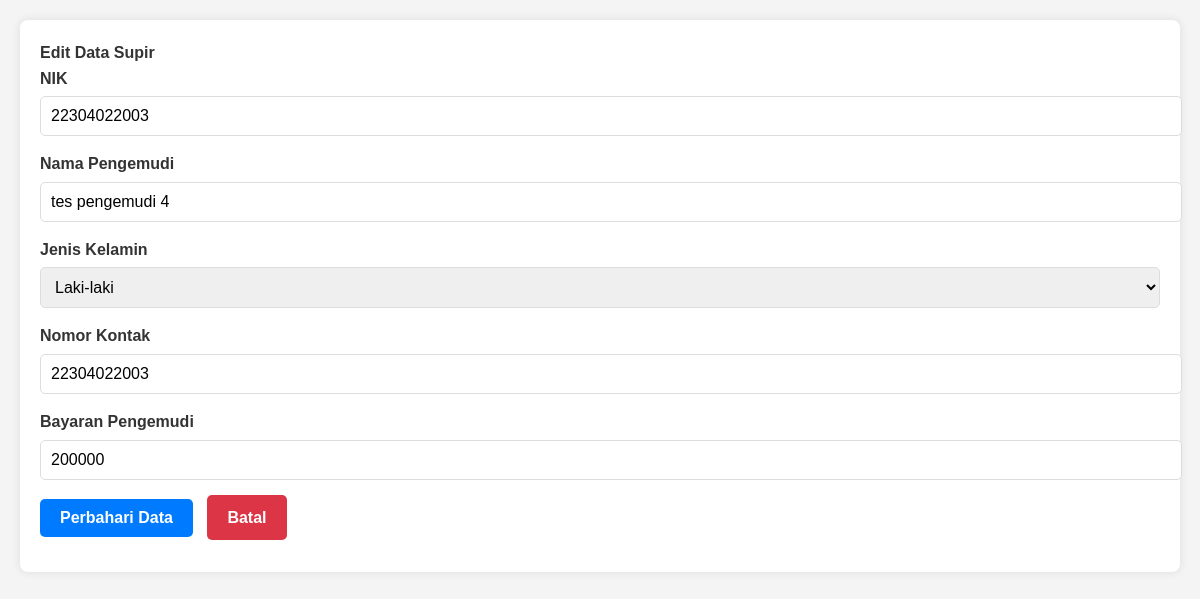
Screenshot of /updatesupir.php?id=4 with the database file from the repository.
### tables this page shows
CREATE TABLE `pengemudi` (
  `id_pengemudi` int(5) NOT NULL,
  `nik` varchar(20) NOT NULL,
  `nama_pengemudi` varchar(20) NOT NULL,
  `jenis_kelamin` varchar(20) NOT NULL,
  `nomor_telp` varchar(20) NOT NULL,
  `harga` varchar(30) NOT NULL
);

### updatesupir.php (the view, shortened to what this page needs)
<?php
include 'connection.php';
if (isset($_GET['id'])) {
    $id_pengemudi = $_GET['id'];
    $sql = "SELECT * FROM pengemudi WHERE id_pengemudi = :id_pengemudi";
    $stmt = $pdo->prepare($sql);
    $stmt->execute(['id_pengemudi' => $id_pengemudi]);
    $row = $stmt->fetch(PDO::FETCH_ASSOC);
}
?>
<!DOCTYPE html>
<html lang="en">
<head>
    <link rel="stylesheet" href="css/supir.css">
</head>
<body>
    <div class="container">
        <h2>Edit Data Supir</h2>
        <form action="crud.php" class="formcrud" method="POST">
            <label class="labelform">NIK</label>
            <input id="updatenik" type="text" class="indataform" name="updatenik" value="<?php echo $row["nik"];?>">
            <label class="labelform">Nama Pengemudi</label>
            <input id="updatenama" type="text" class="indataform" name="updatenama" value="<?php echo $row["nama_pengemudi"];?>">
            <label class="labelform">Jenis Kelamin</label>
            <select id="updatejk" name="updatejk" class="indataform" required>
                <option value="Laki- Laki" <?php echo ($row["jenis_kelamin"] == 'Laki- Laki') ? 'selected' : ''; ?>>Laki-laki</option>
            </select>
            <label class="labelform">Nomor Kontak</label>
            <input id="updatetelp" type="text" class="indataform" name="updatetelp" value="<?php echo $row["nomor_telp"];?>">
            <label class="labelform">Bayaran Pengemudi</label>
            <input id="updateharga" type="text" class="indataform" name="updateharga" value="<?php echo $row["harga"];?>">
            <div class="aksiform">
                <button type="submit" name="update" id="update">Perbahari Data</button>
                <a href="supir.php" class="button-aksi" role="button">Batal</a>
            </div>
        </form>
    </div>
</body>
</html>

### css/supir.css (style rules this page uses)
body, h1, h2, h3, p, table, a, form, input, select, button { margin: 0; padding: 0; border: 0; font-size: 100%; font-family: Arial, sans-serif; }
body { background-color: #f4f4f4; color: #333; line-height: 1.6; padding: 20px; }
.container { max-width: 1200px; margin: 0 auto; background: #fff; padding: 20px; border-radius: 8px; box-shadow: 0 0 10px rgba(0, 0, 0, 0.1); }
form { display: flex; flex-direction: column; }
.labelform { margin-bottom: 5px; font-weight: bold; }
.indataform { margin-bottom: 15px; padding: 10px; border: 1px solid #ddd; border-radius: 5px; font-size: 16px; width: 100%; }
label { margin-bottom: 5px; font-weight: bold; }
input, select, button { margin-bottom: 15px; padding: 10px; border: 1px solid #ddd; border-radius: 5px; font-size: 16px; }
input[type="text"], input[type="number"] { width: 100%; }
select { width: 100%; }
button { display: inline-block; padding: 10px 20px; margin-right: 10px; border-radius: 5px; text-decoration: none; font-weight: bold; color: #fff; background-color: #007bff; border: none; cursor: pointer; transition: background-color 0.3s ease; }
.button-aksi { display: inline-block; padding: 10px 20px; border-radius: 5px; text-decoration: none; font-weight: bold; color: #fff; background-color: #dc3545; transition: background-color 0.3s ease; }

### rows the page displays
pengemudi: updatenik "22304022003", updatenama "tes pengemudi 4", updatejk "Laki-laki", updatetelp "22304022003", updateharga "200000"
